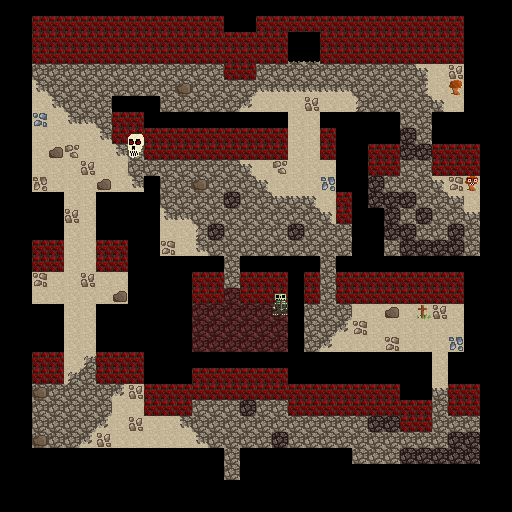

This game map was drawn from its Tiled (.tmx) file and the tilesets committed beside it. A one-line description and the trimmed map source follow:
An orthogonal 32x32 tile map with 16x16 px tiles, 2 tile layers (lower, upper), 2 tilesets and 40 objects (26x villager, 8x pickup, 3x portal, 3x npc).

<map version="1.0" orientation="orthogonal" renderorder="right-down" width="32" height="32" tilewidth="16" tileheight="16" nextobjectid="47">
 <tileset firstgid="1" name="tilesheet" tilewidth="16" tileheight="16" tilecount="256">
  <image source="../gfx/tilesheet.png" width="256" height="256" />
  <tile id="2">
   <properties>
    <property name="solid" value="true" />
   </properties>
  </tile>
  <tile id="3">
   <properties>
    <property name="solid" value="true" />
   </properties>
  </tile>
  <tile id="4">
   <properties>
    <property name="solid" value="true" />
   </properties>
  </tile>
  <tile id="5">
   <properties>
    <property name="solid" value="true" />
   </properties>
  </tile>
  <tile id="7">
   <properties>
    <property name="solid" value="true" />
   </properties>
  </tile>
  <tile id="8">
   <properties>
    <property name="solid" value="true" />
   </properties>
  </tile>
  <tile id="10">
   <properties>
    <property name="solid" value="true" />
   </properties>
  </tile>
  <tile id="11">
   <properties>
    <property name="solid" value="true" />
   </properties>
  </tile>
  <tile id="12">
   <properties>
    <property name="solid" value="true" />
   </properties>
  </tile>
  <tile id="26">
   <properties>
    <property name="solid" value="true" />
   </properties>
  </tile>
  <tile id="27">
   <properties>
    <property name="solid" value="true" />
   </properties>
  </tile>
  <tile id="28">
   <properties>
    <property name="solid" value="true" />
   </properties>
  </tile>
  <tile id="29">
   <properties>
    <property name="solid" value="true" />
   </properties>
  </tile>
  <tile id="42">
   <properties>
    <property name="solid" value="true" />
   </properties>
  </tile>
  <tile id="43">
   <properties>
    <property name="solid" value="true" />
   </properties>
  </tile>
  <tile id="44">
   <properties>
    <property name="solid" value="true" />
   </properties>
  </tile>
  <tile id="45">
   <properties>
    <property name="solid" value="true" />
   </properties>
  </tile>
  <tile id="46">
   <properties>
    <property name="solid" value="true" />
   </properties>
  </tile>
  <tile id="47">
   <properties>
    <property name="solid" value="true" />
   </properties>
  </tile>
  <tile id="48">
   <properties>
    <property name="solid" value="true" />
   </properties>
  </tile>
  <tile id="49">
   <properties>
    <property name="solid" value="true" />
   </properties>
  </tile>
  <tile id="50">
   <properties>
    <property name="solid" value="true" />
   </properties>
  </tile>
  <tile id="51">
   <properties>
    <property name="solid" value="true" />
   </properties>
  </tile>
  <tile id="52">
   <properties>
    <property name="solid" value="true" />
   </properties>
  </tile>
  <tile id="53">
   <properties>
    <property name="solid" value="true" />
   </properties>
  </tile>
  <tile id="54">
   <properties>
    <property name="solid" value="true" />
   </properties>
  </tile>
  <tile id="57">
   <properties>
    <property name="solid" value="true" />
   </properties>
  </tile>
  <tile id="58">
   <properties>
    <property name="solid" value="true" />
   </properties>
  </tile>
  <tile id="60">
   <properties>
    <property name="solid" value="true" />
   </properties>
  </tile>
  <tile id="61">
   <properties>
    <property name="solid" value="true" />
   </properties>
  </tile>
  <tile id="62">
   <properties>
    <property name="solid" value="true" />
   </properties>
  </tile>
  <tile id="64">
   <properties>
    <property name="solid" value="true" />
   </properties>
  </tile>
  <tile id="65">
   <properties>
    <property name="solid" value="true" />
   </properties>
  </tile>
  <tile id="66">
   <properties>
    <property name="solid" value="true" />
   </properties>
  </tile>
  <tile id="67">
   <properties>
    <property name="solid" value="true" />
   </properties>
  </tile>
  <tile id="68">
   <properties>
    <property name="solid" value="true" />
   </properties>
  </tile>
  <tile id="69">
   <properties>
    <property name="solid" value="true" />
   </properties>
  </tile>
  <tile id="70">
   <properties>
    <property name="solid" value="true" />
   </properties>
  </tile>
  <tile id="73">
   <properties>
    <property name="solid" value="true" />
   </properties>
  </tile>
  <tile id="74">
   <properties>
    <property name="solid" value="true" />
   </properties>
  </tile>
  <tile id="75">
   <properties>
    <property name="solid" value="true" />
   </properties>
  </tile>
  <tile id="76">
   <properties>
    <property name="solid" value="true" />
   </properties>
  </tile>
  <tile id="77">
   <properties>
    <property name="solid" value="true" />
   </properties>
  </tile>
  <tile id="80">
   <properties>
    <property name="solid" value="true" />
   </properties>
  </tile>
  <tile id="81">
   <properties>
    <property name="solid" value="true" />
   </properties>
  </tile>
  <tile id="82">
   <properties>
    <property name="solid" value="true" />
   </properties>
  </tile>
  <tile id="83">
   <properties>
    <property name="solid" value="true" />
   </properties>
  </tile>
  <tile id="84">
   <properties>
    <property name="solid" value="true" />
   </properties>
  </tile>
  <tile id="85">
   <properties>
    <property name="solid" value="true" />
   </properties>
  </tile>
  <tile id="86">
   <properties>
    <property name="solid" value="true" />
   </properties>
  </tile>
  <tile id="87">
   <properties>
    <property name="solid" value="true" />
   </properties>
  </tile>
  <tile id="88">
   <properties>
    <property name="solid" value="true" />
   </properties>
  </tile>
  <tile id="89">
   <properties>
    <property name="solid" value="true" />
   </properties>
  </tile>
  <tile id="90">
   <properties>
    <property name="solid" value="true" />
   </properties>
  </tile>
  <tile id="96">
   <properties>
    <property name="solid" value="true" />
   </properties>
  </tile>
  <tile id="97">
   <properties>
    <property name="solid" value="true" />
   </properties>
  </tile>
  <tile id="98">
   <properties>
    <property name="solid" value="true" />
   </properties>
  </tile>
  <tile id="99">
   <properties>
    <property name="solid" value="true" />
   </properties>
  </tile>
  <tile id="101">
   <properties>
    <property name="solid" value="true" />
   </properties>
  </tile>
  <tile id="102">
   <properties>
    <property name="solid" value="true" />
   </properties>
  </tile>
  <tile id="103">
   <properties>
    <property name="solid" value="true" />
   </properties>
  </tile>
  <tile id="104">
   <properties>
    <property name="solid" value="true" />
   </properties>
  </tile>
  <tile id="105">
   <properties>
    <property name="solid" value="true" />
   </properties>
  </tile>
  <tile id="117">
   <properties>
    <property name="solid" value="true" />
   </properties>
  </tile>
  <tile id="120">
   <properties>
    <property name="solid" value="true" />
   </properties>
  </tile>
  <tile id="123">
   <properties>
    <property name="solid" value="true" />
   </properties>
  </tile>
  <tile id="124">
   <properties>
    <property name="solid" value="true" />
   </properties>
  </tile>
 </tileset>
 <tileset firstgid="257" name="tilesheet" tilewidth="16" tileheight="16" tilecount="256">
  <image source="../gfx/tilesheet.png" width="256" height="256" />
  <tile id="2">
   <properties>
    <property name="solid" value="true" />
   </properties>
  </tile>
  <tile id="3">
   <properties>
    <property name="solid" value="true" />
   </properties>
  </tile>
  <tile id="4">
   <properties>
    <property name="solid" value="true" />
   </properties>
  </tile>
  <tile id="5">
   <properties>
    <property name="solid" value="true" />
   </properties>
  </tile>
  <tile id="7">
   <properties>
    <property name="solid" value="true" />
   </properties>
  </tile>
  <tile id="8">
   <properties>
    <property name="solid" value="true" />
   </properties>
  </tile>
  <tile id="10">
   <properties>
    <property name="solid" value="true" />
   </properties>
  </tile>
  <tile id="11">
   <properties>
    <property name="solid" value="true" />
   </properties>
  </tile>
  <tile id="12">
   <properties>
    <property name="solid" value="true" />
   </properties>
  </tile>
  <tile id="26">
   <properties>
    <property name="solid" value="true" />
   </properties>
  </tile>
  <tile id="27">
   <properties>
    <property name="solid" value="true" />
   </properties>
  </tile>
  <tile id="28">
   <properties>
    <property name="solid" value="true" />
   </properties>
  </tile>
  <tile id="29">
   <properties>
    <property name="solid" value="true" />
   </properties>
  </tile>
  <tile id="42">
   <properties>
    <property name="solid" value="true" />
   </properties>
  </tile>
  <tile id="43">
   <properties>
    <property name="solid" value="true" />
   </properties>
  </tile>
  <tile id="44">
   <properties>
    <property name="solid" value="true" />
   </properties>
  </tile>
  <tile id="45">
   <properties>
    <property name="solid" value="true" />
   </properties>
  </tile>
  <tile id="46">
   <properties>
    <property name="solid" value="true" />
   </properties>
  </tile>
  <tile id="47">
   <properties>
    <property name="solid" value="true" />
   </properties>
  </tile>
  <tile id="48">
   <properties>
    <property name="solid" value="true" />
   </properties>
  </tile>
  <tile id="49">
   <properties>
    <property name="solid" value="true" />
   </properties>
  </tile>
  <tile id="50">
   <properties>
    <property name="solid" value="true" />
   </properties>
  </tile>
  <tile id="51">
   <properties>
    <property name="solid" value="true" />
   </properties>
  </tile>
  <tile id="52">
   <properties>
    <property name="solid" value="true" />
   </properties>
  </tile>
  <tile id="53">
   <properties>
    <property name="solid" value="true" />
   </properties>
  </tile>
  <tile id="54">
   <properties>
    <property name="solid" value="true" />
   </properties>
  </tile>
  <tile id="57">
   <properties>
    <property name="solid" value="true" />
   </properties>
  </tile>
  <tile id="58">
   <properties>
    <property name="solid" value="true" />
   </properties>
  </tile>
  <tile id="60">
   <properties>
    <property name="solid" value="true" />
   </properties>
  </tile>
  <tile id="61">
   <properties>
    <property name="solid" value="true" />
   </properties>
  </tile>
  <tile id="62">
   <properties>
    <property name="solid" value="true" />
   </properties>
  </tile>
  <tile id="64">
   <properties>
    <property name="solid" value="true" />
   </properties>
  </tile>
  <tile id="65">
   <properties>
    <property name="solid" value="true" />
   </properties>
  </tile>
  <tile id="66">
   <properties>
    <property name="solid" value="true" />
   </properties>
  </tile>
  <tile id="67">
   <properties>
    <property name="solid" value="true" />
   </properties>
  </tile>
  <tile id="68">
   <properties>
    <property name="solid" value="true" />
   </properties>
  </tile>
  <tile id="69">
   <properties>
    <property name="solid" value="true" />
   </properties>
  </tile>
  <tile id="70">
   <properties>
    <property name="solid" value="true" />
   </properties>
  </tile>
  <tile id="73">
   <properties>
    <property name="solid" value="true" />
   </properties>
  </tile>
  <tile id="74">
   <properties>
    <property name="solid" value="true" />
   </properties>
  </tile>
  <tile id="75">
   <properties>
    <property name="solid" value="true" />
   </properties>
  </tile>
  <tile id="76">
   <properties>
    <property name="solid" value="true" />
   </properties>
  </tile>
  <tile id="77">
   <properties>
    <property name="solid" value="true" />
   </properties>
  </tile>
  <tile id="80">
   <properties>
    <property name="solid" value="true" />
   </properties>
  </tile>
  <tile id="81">
   <properties>
    <property name="solid" value="true" />
   </properties>
  </tile>
  <tile id="82">
   <properties>
    <property name="solid" value="true" />
   </properties>
  </tile>
  <tile id="83">
   <properties>
    <property name="solid" value="true" />
   </properties>
  </tile>
  <tile id="84">
   <properties>
    <property name="solid" value="true" />
   </properties>
  </tile>
  <tile id="85">
   <properties>
    <property name="solid" value="true" />
   </properties>
  </tile>
  <tile id="86">
   <properties>
    <property name="solid" value="true" />
   </properties>
  </tile>
  <tile id="87">
   <properties>
    <property name="solid" value="true" />
   </properties>
  </tile>
  <tile id="88">
   <properties>
    <property name="solid" value="true" />
   </properties>
  </tile>
  <tile id="89">
   <properties>
    <property name="solid" value="true" />
   </properties>
  </tile>
  <tile id="90">
   <properties>
    <property name="solid" value="true" />
   </properties>
  </tile>
  <tile id="96">
   <properties>
    <property name="solid" value="true" />
   </properties>
  </tile>
  <tile id="97">
   <properties>
    <property name="solid" value="true" />
   </properties>
  </tile>
  <tile id="98">
   <properties>
    <property name="solid" value="true" />
   </properties>
  </tile>
  <tile id="99">
   <properties>
    <property name="solid" value="true" />
   </properties>
  </tile>
  <tile id="101">
   <properties>
    <property name="solid" value="true" />
   </properties>
  </tile>
  <tile id="102">
   <properties>
    <property name="solid" value="true" />
   </properties>
  </tile>
  <tile id="103">
   <properties>
    <property name="solid" value="true" />
   </properties>
  </tile>
  <tile id="104">
   <properties>
    <property name="solid" value="true" />
   </properties>
  </tile>
  <tile id="105">
   <properties>
    <property name="solid" value="true" />
   </properties>
  </tile>
  <tile id="117">
   <properties>
    <property name="solid" value="true" />
   </properties>
  </tile>
  <tile id="120">
   <properties>
    <property name="solid" value="true" />
   </properties>
  </tile>
  <tile id="123">
   <properties>
    <property name="solid" value="true" />
   </properties>
  </tile>
  <tile id="124">
   <properties>
    <property name="solid" value="true" />
   </properties>
  </tile>
 </tileset>
 <layer name="lower" width="32" height="32">
  <data>[1024 cells, 1024 non-empty, 6 distinct tile ids]</data>
 </layer>
 <layer name="upper" width="32" height="32">
  <data>[1024 cells, 78 non-empty, 23 distinct tile ids]</data>
 </layer>
 <objectgroup name="objects">
  <object id="1" type="portal" gid="15" x="228" y="472" width="16" height="16">
   <properties>
    <property name="level" value="ruins" />
    <property name="x" value="14" />
    <property name="y" value="12" />
   </properties>
  </object>
  <object id="2" type="portal" gid="15" x="292" y="56" width="16" height="16">
   <properties>
    <property name="level" value="ruins3" />
    <property name="x" value="15" />
    <property name="y" value="30" />
   </properties>
  </object>
  <object id="3" type="portal" gid="15" x="312" y="56" width="16" height="16">
   <properties>
    <property name="level" value="ruins3" />
    <property name="x" value="15" />
    <property name="y" value="30" />
   </properties>
  </object>
  <object id="4" type="villager" gid="15" x="68" y="396" width="16" height="16" />
  <object id="5" type="villager" gid="15" x="196" y="428" width="16" height="16" />
  <object id="6" type="villager" gid="15" x="72" y="108" width="16" height="16" />
  <object id="7" type="villager" gid="15" x="264" y="220" width="16" height="16" />
  <object id="8" type="villager" gid="15" x="252" y="240" width="16" height="16" />
  <object id="9" type="villager" gid="15" x="184" y="184" width="16" height="16" />
  <object id="10" type="villager" gid="15" x="68" y="284" width="16" height="16" />
  <object id="11" type="villager" gid="15" x="408" y="336" width="16" height="16" />
  <object id="12" type="villager" gid="15" x="404" y="236" width="16" height="16" />
  <object id="13" type="villager" gid="15" x="412" y="172" width="16" height="16" />
  <object id="14" type="villager" gid="15" x="396" y="92" width="16" height="16" />
  <object id="15" type="villager" gid="15" x="100" y="80" width="16" height="16" />
  <object id="16" type="villager" gid="15" x="280" y="88" width="16" height="16" />
  <object id="17" type="villager" gid="15" x="296" y="172" width="16" height="16" />
  <object id="18" type="villager" gid="15" x="328" y="328" width="16" height="16" />
  <object id="19" type="villager" gid="15" x="100" y="412" width="16" height="16" />
  <object id="20" type="villager" gid="15" x="72" y="348" width="16" height="16" />
  <object id="21" type="villager" gid="15" x="56" y="428" width="16" height="16" />
  <object id="22" type="villager" gid="15" x="84" y="312" width="16" height="16" />
  <object id="23" type="villager" gid="15" x="376" y="444" width="16" height="16" />
  <object id="24" type="villager" gid="15" x="340" y="428" width="16" height="16" />
  <object id="25" type="villager" gid="15" x="328" y="440" width="16" height="16" />
  <object id="26" type="villager" gid="15" x="424" y="444" width="16" height="16" />
  <object id="27" type="villager" gid="15" x="280" y="424" width="16" height="16" />
  <object id="28" type="villager" gid="15" x="436" y="344" width="16" height="16" />
  <object id="29" type="villager" gid="15" x="184" y="220" width="16" height="16" />
  <object id="30" type="pickup" gid="15" x="216" y="332" width="16" height="16">
   <properties>
    <property name="type" value="bigheart" />
   </properties>
  </object>
  <object id="31" type="pickup" gid="15" x="260" y="332" width="16" height="16">
   <properties>
    <property name="type" value="brain" />
   </properties>
  </object>
  <object id="32" type="pickup" gid="15" x="196" y="76" width="16" height="16">
   <properties>
    <property name="type" value="potion" />
   </properties>
  </object>
  <object id="33" type="pickup" gid="15" x="212" y="76" width="16" height="16">
   <properties>
    <property name="type" value="potion" />
   </properties>
  </object>
  <object id="34" type="pickup" gid="15" x="468" y="460" width="16" height="16">
   <properties>
    <property name="type" value="potion" />
   </properties>
  </object>
  <object id="35" type="pickup" gid="15" x="452" y="460" width="16" height="16">
   <properties>
    <property name="type" value="potion" />
   </properties>
  </object>
  <object id="40" type="pickup" gid="15" x="36" y="300" width="16" height="16">
   <properties>
    <property name="type" value="lilheart" />
   </properties>
  </object>
  <object id="41" type="pickup" gid="15" x="36" y="76" width="16" height="16">
   <properties>
    <property name="type" value="lilheart" />
   </properties>
  </object>
  <object id="43" type="npc" gid="15" x="472" y="184" width="16" height="16">
   <properties>
    <property name="say" value="what am i growing here" />
   </properties>
  </object>
  <object id="44" type="npc" gid="15" x="280" y="312" width="16" height="16">
   <properties>
    <property name="say" value="sup, names bones;yeah, i work out" />
   </properties>
  </object>
  <object id="46" type="npc" gid="271" x="132" y="152" width="16" height="16">
   <properties>
    <property name="say" value="EVERYTHING AROUND;ME IS SHIT;I ENJOY NOTHING" />
   </properties>
  </object>
 </objectgroup>
</map>
